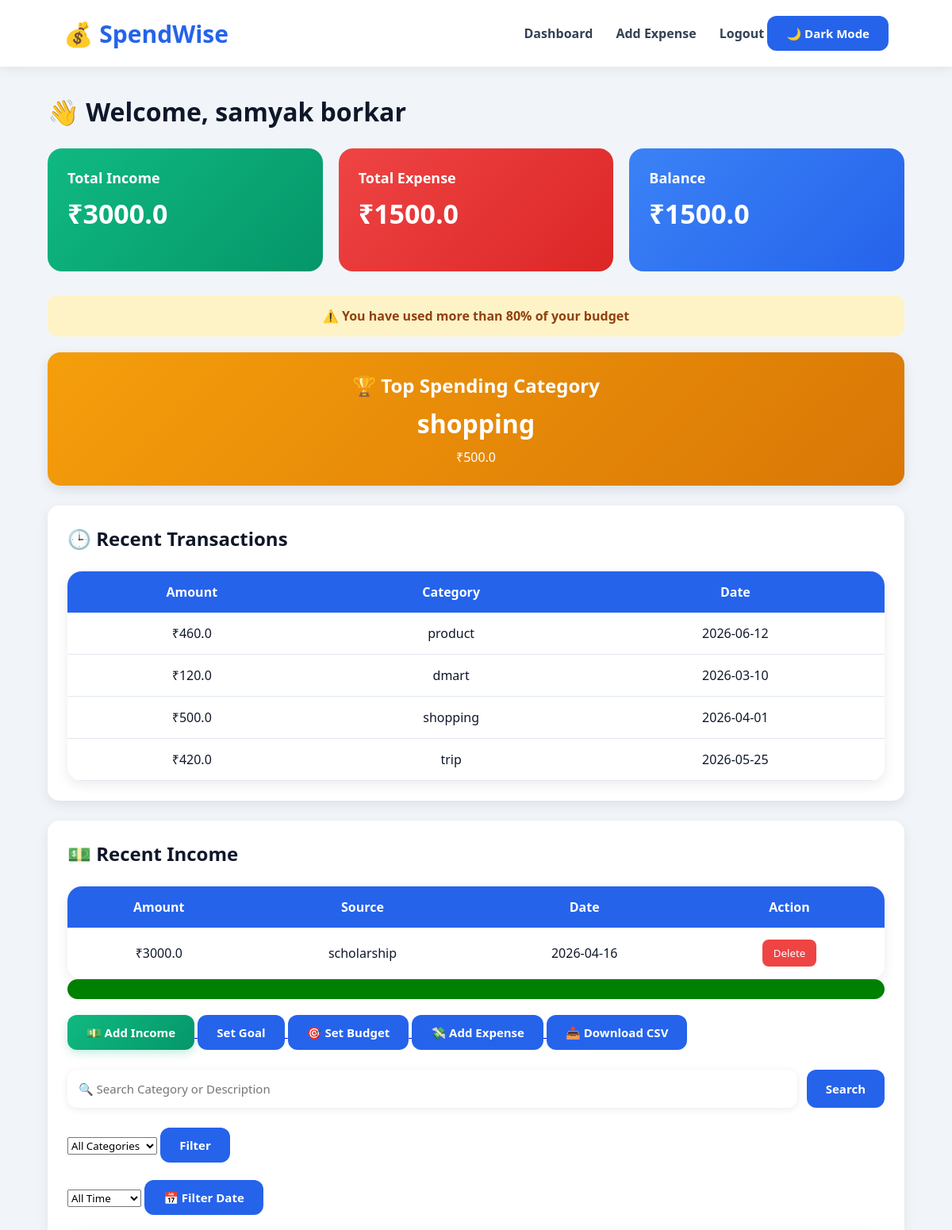
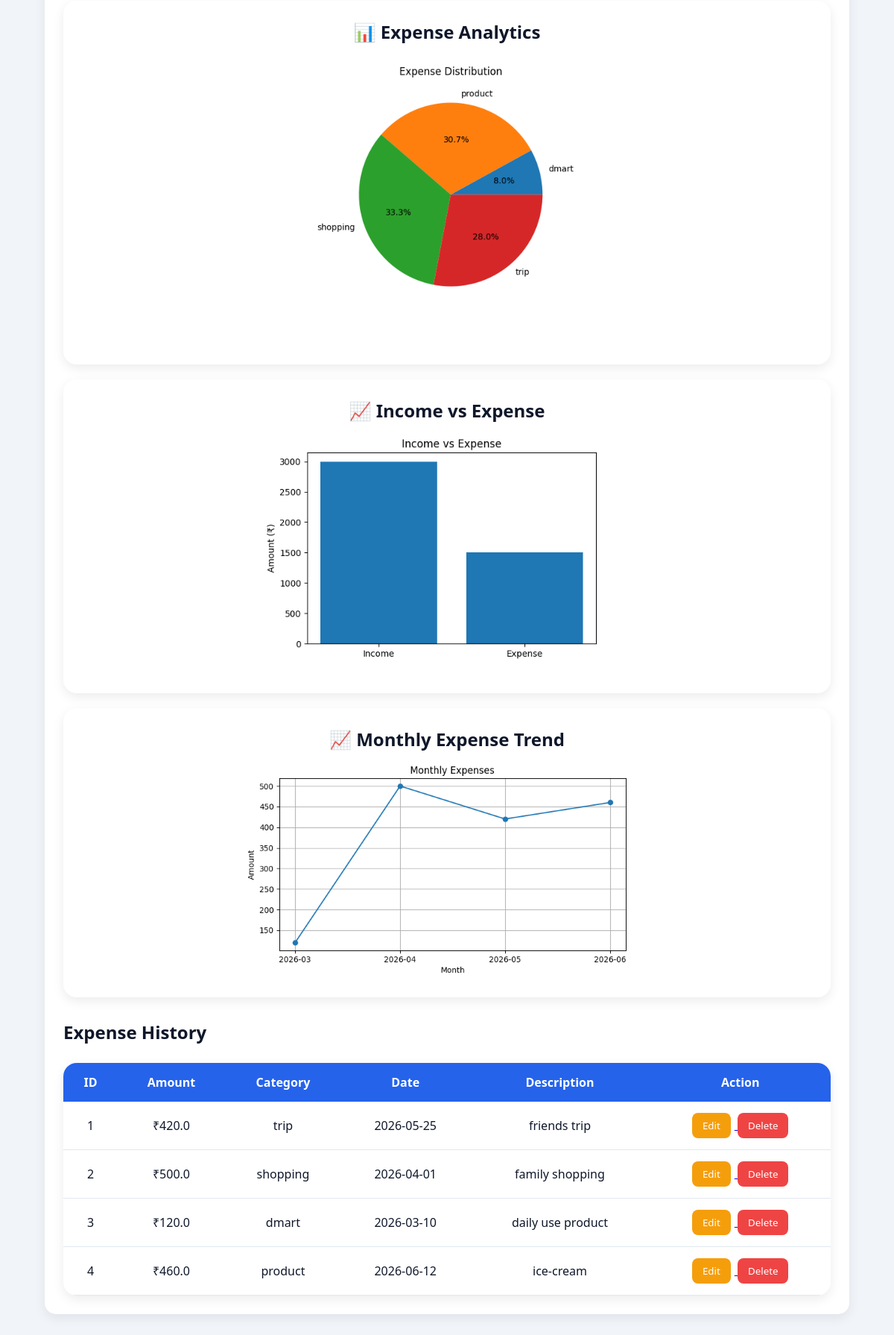
The app's page /dashboard (signed in) with its own data (2 pictures, top to bottom).
### tables this page shows
CREATE TABLE expenses(
        id INTEGER PRIMARY KEY AUTOINCREMENT,
        user_id INTEGER,
        amount REAL NOT NULL,
        category TEXT NOT NULL,
        date TEXT NOT NULL,
        description TEXT
    );

CREATE TABLE incomes(
        id INTEGER PRIMARY KEY AUTOINCREMENT,
        amount REAL NOT NULL,
        source TEXT NOT NULL,
        date TEXT NOT NULL
    );

### app.py (the view, shortened to what this page needs)
@app.route("/dashboard")
def dashboard():
    if "user_id" not in session:
        return redirect(url_for("login"))
    conn = sqlite3.connect("spendwise.db")
    cursor = conn.cursor()
    search = request.args.get("search", "")
    category = request.args.get("category", "")
    period = request.args.get("period", "")
    if search:
        cursor.execute("""
        SELECT * FROM expenses
        WHERE user_id=?
        AND (
            category LIKE ?
            OR description LIKE ?
        )
        """,
        (
            session["user_id"],
            f"%{search}%",
            f"%{search}%"
        ))
    else:
        cursor.execute(
            "SELECT * FROM expenses WHERE user_id=?",
            (session["user_id"],)
        )
    expenses = cursor.fetchall()
    cursor.execute("""
    SELECT *
    FROM expenses
    WHERE user_id=?
    ORDER BY id DESC
    LIMIT 5
    """,
    (session["user_id"],))
    recent_expenses = cursor.fetchall()
    cursor.execute("""
    SELECT *
    FROM incomes
    ORDER BY id DESC
    LIMIT 5
    """)
    recent_incomes = cursor.fetchall()
    cursor.execute("SELECT SUM(amount) FROM expenses WHERE user_id=?",
                   (session["user_id"],)
                )
    result = cursor.fetchone()
    if result and result[0] is not None:
        total_expense = result[0]
    else:
        total_expense = 0
    cursor.execute("SELECT SUM(amount) FROM incomes")
    result = cursor.fetchone()
    if result and result[0] is not None:
        total_income = result[0]
    else:
        total_income = 0
    balance = total_income - total_expense
    cursor.execute("""
    SELECT target_amount
    FROM goals
    WHERE user_id=?
    """,
    (session["user_id"],))
    goal = cursor.fetchone()
    goal_amount = 0
    progress = 0
    if goal:
       goal_amount = goal[0]
       if goal_amount > 0:
           progress = round((balance / goal_amount) * 100, 2)
           if progress > 100:
               progress = 100
    cursor.execute("""
    SELECT category, SUM(amount) as total
    FROM expenses
    WHERE user_id=?
    GROUP BY category
    ORDER BY total DESC
    LIMIT 1
    """, (session["user_id"],))
    top_category = cursor.fetchone()
    cursor.execute("""
    SELECT category, SUM(amount)
    FROM expenses
    GROUP BY category
    """)
    data = cursor.fetchall()
    if data:
        categories = []
        amounts = []
        for row in data:
            categories.append(row[0])
            amounts.append(row[1])
        plt.figure(figsize=(5,5))
        plt.pie(
            amounts,
            labels=categories,
            autopct="%1.1f%%"
        )
        plt.title("Expense Distribution")
        plt.savefig("static/chart.png")
        plt.close()
    plt.figure(figsize=(6,4))
    plt.bar(
        ["Income", "Expense"],
        [total_income, total_expense]
    )
    plt.title("Income vs Expense")
    plt.ylabel("Amount (₹)")
    plt.savefig("static/income_expense.png")
    plt.close()
    cursor.execute(
    "SELECT amount FROM budget WHERE user_id=?",
    (session["user_id"],)
    )
    budget_data = cursor.fetchone()
    budget_amount = 0
    alert_message = ""
    if budget_data:
        budget_amount = budget_data[0]
    if total_expense >= budget_amount:
        alert_message = f"🚨 Budget Exceeded by ₹{total_expense-budget_amount}"
    elif total_expense >= budget_amount * 0.8:
        alert_message = "⚠️ You have used more than 80% of your budget"
    cursor.execute("""
        SELECT substr(date,1,7), SUM(amount)
        FROM expenses
        WHERE user_id=?
        GROUP BY substr(date,1,7)
        ORDER BY substr(date,1,7)
        """, (session["user_id"],))
    monthly_data = cursor.fetchall()
    if monthly_data:
       months = []
       totals = []
       for row in monthly_data:
           months.append(row[0])
           totals.append(row[1])
       plt.figure(figsize=(8,4))
       plt.plot(
        months,
        totals,
        marker="o"
    )
    plt.title("Monthly Expenses")
    plt.xlabel("Month")
    plt.ylabel("Amount")
    plt.grid(True)
    plt.savefig("static/monthly_chart.png")
    plt.close()
    conn.close()
    return render_template(
        "dashboard.html",
        expenses=expenses,
        total_expense=total_expense,
        total_income=total_income,
        balance=balance,
        username=session["user_name"],
        budget_amount=budget_amount,
        alert_message=alert_message,
        top_category=top_category,
        recent_expenses=recent_expenses,
        recent_incomes=recent_incomes,
        progress=progress,
        goal_amount=goal_amount
    )

### templates/dashboard.html (shortened to what this page needs)
<!DOCTYPE html>
<html lang="en">
<head>
    <link rel="stylesheet"
          href="{{ url_for('static', filename='css/style.css') }}">
</head>
<body>
    <nav>
        <div class="logo">💰 SpendWise</div>
        <div class="nav-links">
            <a href="/dashboard">Dashboard</a>
            <a href="/add-expense">Add Expense</a>
            <a href="/logout">Logout</a>
            <button id="darkModeBtn" class="btn">
              🌙 Dark Mode
            </button>
        </div>
    </nav>
    <div class="dashboard-container">
        <h1>👋 Welcome, {{ username }}</h1>
        <div class="stats-container">
            <div class="stat-card income">
                <h3>Total Income</h3>
                <h1>₹{{ total_income }}</h1>
            </div>
            <div class="stat-card expense">
                <h3>Total Expense</h3>
                <h1>₹{{ total_expense }}</h1>
            </div>
            <div class="stat-card balance">
                <h3>Balance</h3>
                <h1>₹{{ balance }}</h1>
            </div>
        </div>
        {% if alert_message %}
        <div class="budget-alert">
            {{ alert_message }}
        </div>
        {% endif %}
       {% if top_category %}
       <div class="top-category-card">
          <h2>🏆 Top Spending Category</h2>
          <h1>{{ top_category[0] }}</h1>
          <p>₹{{ top_category[1] }}</p>
       </div>
       {% endif %}
       <div class="recent-card">
        <h2>🕒 Recent Transactions</h2>
        <table class="expense-table">
           <tr>
             <th>Amount</th>
             <th>Category</th>
             <th>Date</th>
           </tr>
              {% for expense in recent_expenses %}
             <tr>
                 <td>₹{{ expense[2] }}</td>
                 <td>{{ expense[3] }}</td>
                 <td>{{ expense[4] }}</td>
             </tr>
           {% endfor %}
           </table>
        </div>
     <div class="recent-card">
           <h2>💵 Recent Income</h2>
       <table class="expense-table">
         <tr>
             <th>Amount</th>
             <th>Source</th>
             <th>Date</th>
             <th>Action</th>
         </tr>
        {% for income in recent_incomes %}
         <tr>
             <td>₹{{ income[1] }}</td>
             <td>{{ income[2] }}</td>
             <td>{{ income[3] }}</td>
             <td>
                <a href="/delete-income/{{ income[0] }}"
                   onclick="return confirm('Delete Income?')">
                    <button class="delete-btn">
                        Delete
                    </button>
                </a>
             </td>
         </tr>
         {% endfor %}
       </table>
       <div class="progress-bar">
    <div class="progress-fill"
         data-progress="{{ progress }}">
    </div>
</div>
        <div style="margin:20px 0;">
            <a href="/add-income">
                <button class="btn-income">
                    💵 Add Income
                </button>
            </a>
            <a href="/set-goal">
               <button class="btn">
                   Set Goal
               </button>
            </a>
            <a href="/set-budget">
              <button class="btn">
                    🎯 Set Budget
              </button>
            </a>
            <a href="/add-expense">
                <button class="btn">
                    💸 Add Expense
                </button>
            </a>
            <a href="/export-csv">
               <button class="btn">
                  📥 Download CSV
               </button>
           </a>
        </div>
        <form method="GET"
              action="/dashboard"
              class="search-bar">
            <input type="text"
                   name="search"
                   placeholder="🔍 Search Category or Description">
            <button class="btn" type="submit">
                Search
            </button>
        </form>
        <form method="GET" action="/dashboard">
                 <select name="category">
                 <option value="">All Categories</option>
               </select>
               <button class="btn" type="submit">
                    Filter
               </button>
       </form>
        <br>
        <form method="GET" action="/dashboard">
        <select name="period">
           <option value="">All Time</option>
       </select>
       <button class="btn" type="submit">
           📅 Filter Date
       </button>
     </form>
        <div class="chart-card">
            <h2>📊 Expense Analytics</h2>
            <img src="{{ url_for('static', filename='chart.png') }}"
                 width="400">
        </div>
        <div class="chart-card">
           <h2>📈 Income vs Expense</h2>
           <img src="{{ url_for('static', filename='income_expense.png') }}"
                width="500">
       </div>
        <div class="chart-card">
        <h2>📈 Monthly Expense Trend</h2>
        <img
            src="{{ url_for('static', filename='monthly_chart.png') }}"
            width="600"
        >
    </div>
        <h2 style="margin-top:30px;">Expense History</h2>
        <table class="expense-table">
            <tr>
                <th>ID</th>
                <th>Amount</th>
                <th>Category</th>
                <th>Date</th>
                <th>Description</th>
                <th>Action</th>
            </tr>
            {% for expense in expenses %}
            <tr>
                    <td>{{ expense[0] }}</td>
                    <td>₹{{ expense[2] }}</td>
                    <td>{{ expense[3] }}</td>
                    <td>{{ expense[4] }}</td>
                    <td>{{ expense[5] }}</td>
                <td>
                    <a href="/edit-expense/{{ expense[0] }}">
                        <button class="edit-btn">
                            Edit
                        </button>
                    </a>
                    <a href="/delete-expense/{{ expense[0] }}"
                       onclick="return confirm('Delete this expense?')">
                        <button class="delete-btn">
                            Delete
                        </button>
                    </a>
                </td>
            </tr>
            {% endfor %}
        </table>
    </div>
</body>
</html>

### static/css/style.css (style rules this page uses)
* { margin:0; padding:0; box-sizing:border-box; font-family:'Segoe UI',sans-serif; }
body { background:#f1f5f9; color:#0f172a; }
nav { display:flex; justify-content:space-between; align-items:center; padding:20px 80px; background:white; box-shadow:0 2px 15px rgba(0,0,0,0.08); position:sticky; top:0; z-index:100; }
.logo { font-size:30px; font-weight:700; color:#2563eb; }
.nav-links a { text-decoration:none; color:#334155; margin-left:25px; font-weight:600; transition:0.3s; }
.btn { background:#2563eb; color:white; border:none; padding:12px 24px; border-radius:12px; cursor:pointer; font-size:15px; font-weight:600; transition:0.3s; }
.btn-income { background:linear-gradient(135deg,#10b981,#059669); color:white; border:none; padding:12px 24px; border-radius:12px; font-size:15px; font-weight:600; cursor:pointer; transition:0.3s; box-shadow:0 4px 12px rgba(16,185,129,0.25); }
.dashboard-container { width:90%; max-width:1200px; margin:35px auto; }
.dashboard-container h1 { margin-bottom:25px; }
.stats-container { display:flex; gap:20px; flex-wrap:wrap; margin-bottom:30px; }
.stat-card { flex:1; min-width:250px; padding:25px; border-radius:18px; color:white; transition:0.3s; }
.income { background:linear-gradient(135deg,#10b981,#059669); }
.expense { background:linear-gradient(135deg,#ef4444,#dc2626); }
.balance { background:linear-gradient(135deg,#3b82f6,#2563eb); }
.stat-card h3 { font-size:18px; margin-bottom:10px; }
.stat-card h1 { font-size:34px; }
.search-bar { display:flex; gap:12px; margin:25px 0; }
.search-bar input { flex:1; padding:14px; border:none; border-radius:12px; background:white; box-shadow:0 2px 10px rgba(0,0,0,0.08); font-size:15px; }
.chart-card { background:white; padding:25px; border-radius:18px; margin-top:20px; text-align:center; box-shadow:0 5px 15px rgba(0,0,0,0.08); }
.chart-card img { max-width:100%; }
.expense-table { width:100%; border-collapse:collapse; margin-top:25px; background:white; border-radius:18px; overflow:hidden; box-shadow:0 5px 15px rgba(0,0,0,0.08); }
.expense-table th { background:#2563eb; color:white; padding:15px; }
.expense-table td { padding:15px; text-align:center; border-bottom:1px solid #e2e8f0; }
.edit-btn { background:#f59e0b; color:white; border:none; padding:8px 14px; border-radius:8px; cursor:pointer; margin-right:5px; }
.delete-btn { background:#ef4444; color:white; border:none; padding:8px 14px; border-radius:8px; cursor:pointer; }
.budget-alert { background:#fef3c7; color:#92400e; padding:15px; border-radius:12px; margin:20px 0; font-weight:bold; text-align:center; }
.chart-card img { max-width:100%; border-radius:12px; }
.top-category-card { background:linear-gradient(135deg,#f59e0b,#d97706); color:white; padding:25px; border-radius:16px; margin:20px 0; text-align:center; box-shadow:0 5px 15px rgba(0,0,0,0.1); }
.top-category-card h1 { margin:10px 0; font-size:32px; }
.recent-card { background:white; padding:25px; border-radius:15px; margin:25px 0; box-shadow:0 5px 15px rgba(0,0,0,0.08); }
.progress-bar { width:100%; height:25px; background:#ddd; border-radius:20px; overflow:hidden; }
.progress-fill { height:100%; width:0%; background:green; transition:0.5s; }

### records on screen
expenses: category "shopping", amount "500.0", date "2026-04-01", id "2", description "family shopping"
expenses: amount "460.0", category "product", date "2026-06-12", id "4", description "ice-cream"
expenses: amount "120.0", category "dmart", date "2026-03-10", id "3", description "daily use product"
expenses: amount "420.0", category "trip", date "2026-05-25", id "1", description "friends trip"
incomes: amount "3000.0", source "scholarship", date "2026-04-16"

### other values on screen
{{ username }} "samyak borkar"
{{ total_income }} "3000.0"
{{ total_expense }} "1500.0"
{{ balance }} "1500.0"
{{ alert_message }} "⚠️ You have used more than 80% of your budget"
{{ top_category[1] }} "500.0"
